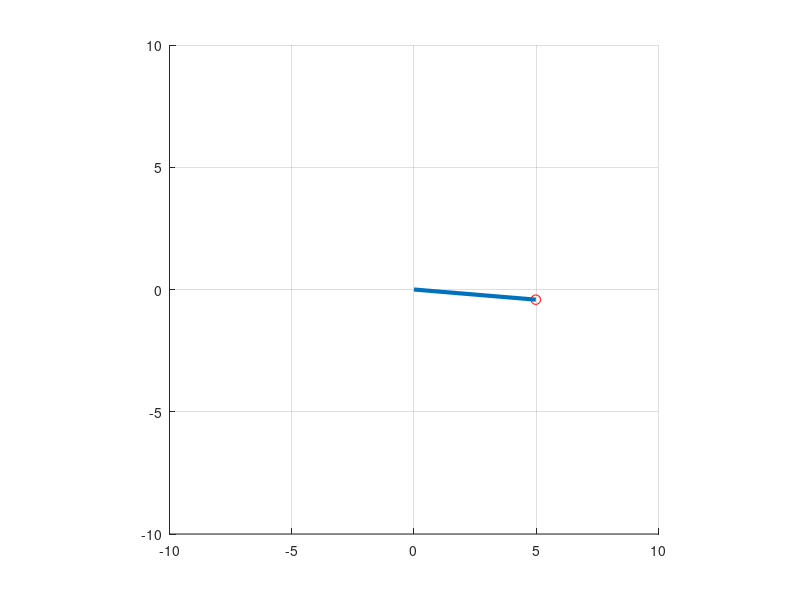

This chart was generated by the following MATLAB code:
clc;clear all;close all

hFig = figure(1);
hAxes = axes(hFig);
hold on
xlim(hAxes,[-10 10]);
ylim(hAxes,[-10 10]);
grid on
axis equal
hMark = plot(nan,nan,'ro','MarkerSize',7);
hArm = line([nan,nan],[nan,nan],'LineWidth',3);

R = 5;
t = 0:0.1:2*pi;

% UD.SimDone = 0;
% 
% set(hFig,'UserData',UD)

for i = 1:length(t)
set(hArm,'XData',R*[ 0  , cos(t(i))],'YData',R*[0 , sin(t(i))]);
set(hMark,'XData',R*cos(t(i)),'YData',R*sin(t(i)));

xlim(hAxes,[-10 10]);
ylim(hAxes,[-10 10]);

drawnow

end

% UD = get(hFig,'UserData');
% UD.SimDone = 1;
% set(hFig,'UserData',UD)

